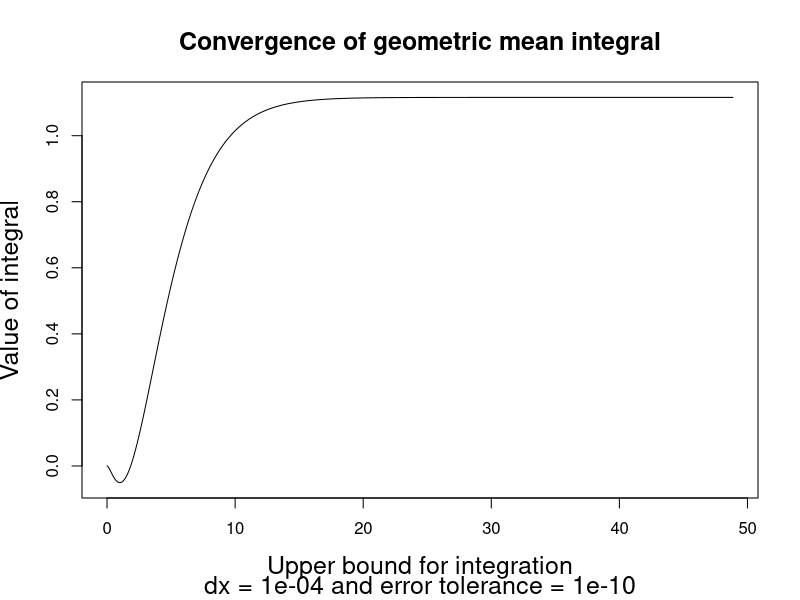
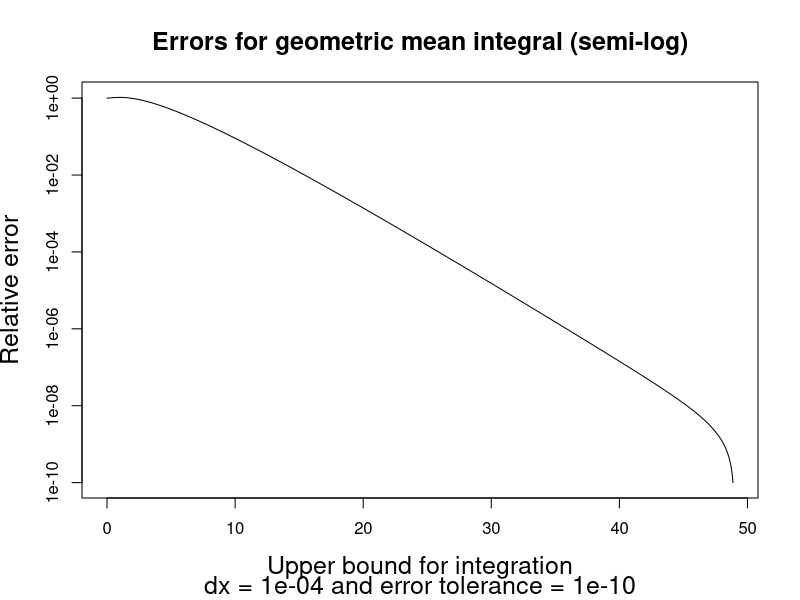

These charts were generated, in order, by the following R code:
dx <- 1e-4 # sub-interval size
tol <- 1e-10 # relative error tolerance
exact <- 1+log(2)+digamma(1) # exact value for integral
maxM <- 1e6 # max number of points (to prevent overflow)

intq <- rep(0, maxM) # value of integral as M increases
errq <- rep(1, maxM) # value of relative error as M increases

# composite trapezoidal rule
intq[2] <- dx*(0.25*dx*log(dx)*exp(-dx/2))/2
errq[2] <- abs(intq[2]-exact)/exact
xf <- dx # upper bound for integral
M <- 2 # number of quadrature points
while ((errq[M]>=tol) && (M<maxM)) {
  intq[M+1] <- intq[M]+
    0.5*dx*(0.25*xf*log(xf)*exp(-xf/2)+
              0.25*(xf+dx)*log(xf+dx)*exp(-(xf+dx)/2))
  errq[M+1] <- abs(intq[M+1]-exact)/exact
  M <- M+1
  xf <- xf+dx
}

plot(dx*(0:(M-1)),intq[1:M],type="l",
     main="Convergence of geometric mean integral",
     sub=paste("dx =",dx,"and error tolerance =",1e-10),
     xlab="Upper bound for integration",ylab="Value of integral",
     cex.lab=1.5,cex.axis=1.0,cex.main=1.5,cex.sub=1.5)
plot(dx*(0:(M-1)),errq[1:M],type="l",log='y',
     main="Errors for geometric mean integral (semi-log)",
     sub=paste("dx =",dx,"and error tolerance =",1e-10),
     xlab="Upper bound for integration",ylab="Relative error",
     cex.lab=1.5,cex.axis=1.0,cex.main=1.5,cex.sub=1.5)

print(intq[M])
print(errq[M])
print(xf)
print(M)